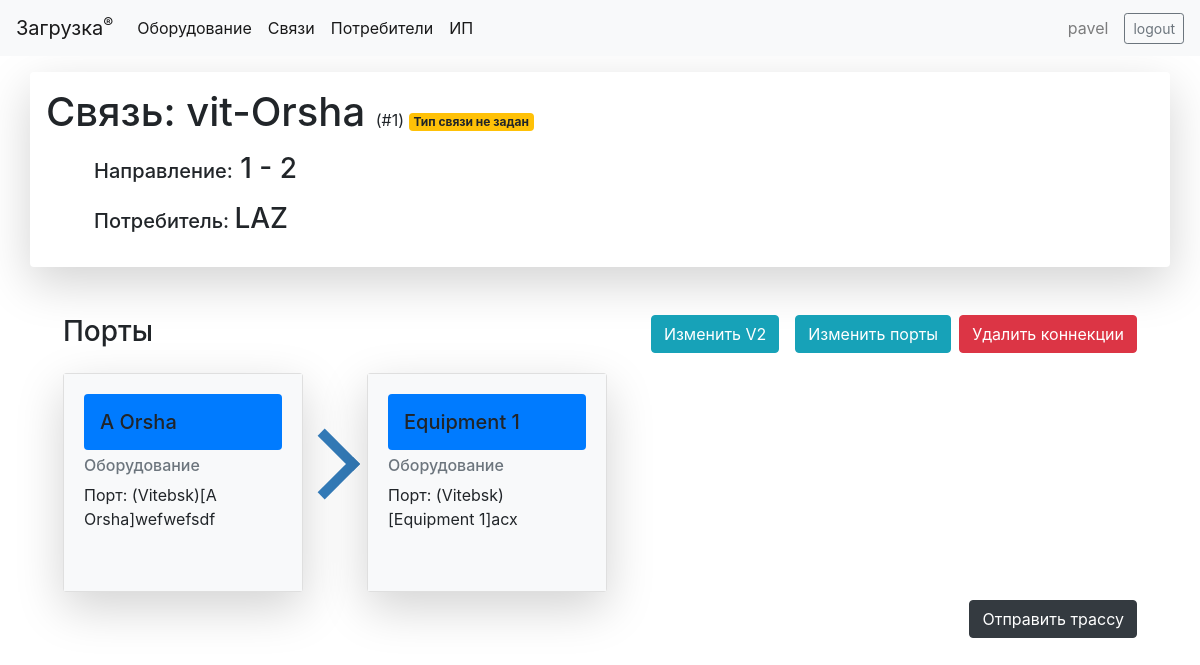
Before: /register/communication/1 (signed in) with the older database file.
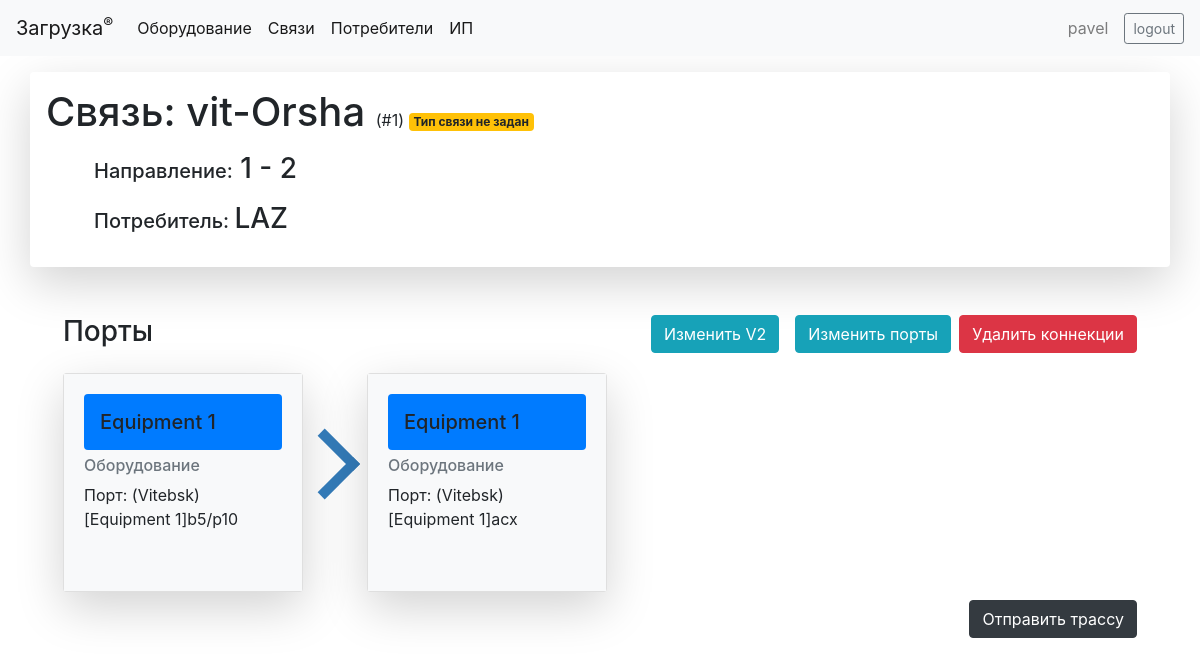
After: the same page with the newer database file.
### register/models.py (models this page shows, shortened)
class Port(models.Model):
    media_type_choices = [
        ('E', 'electrical'),
        ('O', 'optical'),
        ('V', 'virtual')
    ]
    equipment = models.ForeignKey('Equipment', on_delete=models.CASCADE, related_name='ports', blank=True)
    interface_type = models.ForeignKey('InterfaceType', on_delete=models.RESTRICT, related_name='ports')
    media_type = models.CharField(max_length=1, choices=media_type_choices, default='E')
    port_name = models.CharField(max_length=30, blank=True)
    note = models.TextField(null=True, blank=True)
    frame_name = models.CharField(max_length=30, blank=True)  # Информация о рамке, на которой расшит порт (вместо frame с OneToOneField).
    connected_to = models.OneToOneField('Port', on_delete=models.RESTRICT, related_name='connected_from', blank=True, null=True)
    frame = models.OneToOneField('Port', on_delete=models.RESTRICT, related_name='port', blank=True, null=True)
    communication = models.ForeignKey('Communication', on_delete=models.RESTRICT, null=True, blank=True, related_name='ports')
    def get_port_name(self):
        return f"({self.equipment.endpoint})[{self.equipment}]{self.port_name}"
    class Meta:
        unique_together = ('port_name', 'equipment',)

class Equipment(models.Model):
    type_choices = [
        ('E', 'Оборудование'),
        ('O', 'Оптические кроссы'),
        ('F', 'Рамки'),
        ('V', 'Виртуальные объекты'),
        ('S', 'Системы'),
        ('-', 'Другое'),
        ('', '---------'),
    ]
    name = models.CharField(max_length=100)
    endpoint = models.ForeignKey('EndPoint', on_delete=models.RESTRICT, default=None, null=True, related_name='equipments')
    location = models.CharField(max_length=100, null=True)
    note = models.TextField(null=True, blank=True)
    type = models.CharField(max_length=1, choices=type_choices, default='-')
    endpoint_opposite = models.ForeignKey('EndPoint', on_delete=models.RESTRICT, default=None, null=True, blank=True, related_name='systems')
    def __str__(self):
        return f"{self.name}"
    class Meta:
        unique_together = ('name', 'type',)

class EndPoint(models.Model):
    code = models.CharField(max_length=100, unique=True)
    name = models.CharField(max_length=100, null=True, blank=True)
    note = models.TextField(null=True, blank=True)
    def __str__(self):
        return f"{self.name}"

### register/views.py (the view)
# urls.py: re_path(r'^communication/(?P<pk>\d+)$', views.CommunicationDetailView.as_view(), name='communication_detail'),
class CommunicationDetailView(generic.DetailView):
    model = Communication

### register/models.py (called while the page is built)
    def __str__(self):
        return f"{self.name}"

### register/templates/register/communication_detail.html (shortened to what this page needs)
{% extends "base_generic.html" %}
{% block content %}
{% if communication %}
    <div class="container my-3 p-3 rounded shadow-lg">
        <div class="d-inline h1">
            Связь: {{ communication.name }}
        </div>
        <div class="d-inline">
            (#{{ communication.id }})
        </div>
            {% if communication.communication_type %}
                Тип связи: <span class="badge badge-primary">{{ communication.communication_type }}</span>
            {% else %}
                <span class="badge badge-warning">Тип связи не задан</span>
            {% endif %}
        <br>
        <div class="mx-5 my-3">{% if communication.direction_from or communication.direction_to %}
            <span class="h5">Направление:</span><span class="h3">{% if communication.direction_from and communication.direction_to %}
                            {{ communication.direction_from.code }} -
                        {% else %}
                                {{ communication.direction_from.code }}
                        {% endif %}
                        {% if communication.direction_to %}
                                {{ communication.direction_to.code }}
                        {% endif %}
                    {% endif %}
            </span>
        </div>
        <div class="mx-5 my-3">
            {% if communication.consumer %}
                <span class="h5">Потребитель: </span> <span class="h3">{{ communication.consumer }}</span>
            {% endif %}
        </div>
    </div>
    {% if communication.ports.all %}
        <div class="clearfix mx-5 mt-5 mb-2">
            <p class="h3 float-left">Порты</p>
            <a href="{% url 'connections_delete' communication.pk %}" class="btn btn-danger float-right ">Удалить коннекции</a>
            <a href="{% url 'connection_edit_with_filter' communication.pk %}" class="btn btn-info float-right mx-2">Изменить порты</a>
            <p><a href="{% url 'connection_edit_v2' communication.pk %}" class="btn btn-info float-right mx-2">Изменить V2</a></p>
        </div>
        <div class="mx-5 d-flex flex-wrap">
            {% for port in communication.ports.all %}
                <div class="card my-2 shadow-lg" style="width: 15rem;">
                    <div class="card-body bg-light">
                        <h5 class="card-title bg-{% if port.equipment.type == 'E' %}primary{% elif port.equipment.type == 'F' %}info{% else %}light{% endif %} p-3 rounded">{{ port.equipment }}</h5>
                        <h6 class="card-subtitle mb-2 text-muted">{{ port.equipment.get_type_display }}</h6>
                        <p class="card-text">Порт: {{ port.get_port_name }}</p>
                    </div>
                </div>
                {% if not forloop.last %}
                    <div class="d-inline align-middle" style="width: 4rem; position:relative;">
                        <div class="arrow-2">
                            <div class="arrow-2-top"></div>
                            <div class="arrow-2-bottom"></div>
                        </div>
                    </div>
                {% endif %}
            {% endfor %}
        </div>
        <div class="clearfix px-5">
            <button type="button" class="btn btn-dark float-right" data-toggle="modal" data-target="#sendmail_modal">Отправить трассу</button>
        </div>
    {% else %}
        <p class="mx-5 "><a href="{% url 'connection_edit_with_filter' communication.pk %}" class="btn btn-success">Добавить коннекции</a></p>
    {% endif %}
{% else %}
    <p>Связь не найдена.</p>
{% endif %}
{% endblock %}

Changed rows visible on the page:
no longer on this page (row edited): Port: equipment "A Orsha", equipment.type "Оборудование", get_port_name "(Vitebsk)[A Orsha]wefwefsdf"
now on this page (row edited): Port: equipment "Equipment 1", equipment.type "Оборудование", get_port_name "(Vitebsk)[Equipment 1]b5/p10"
